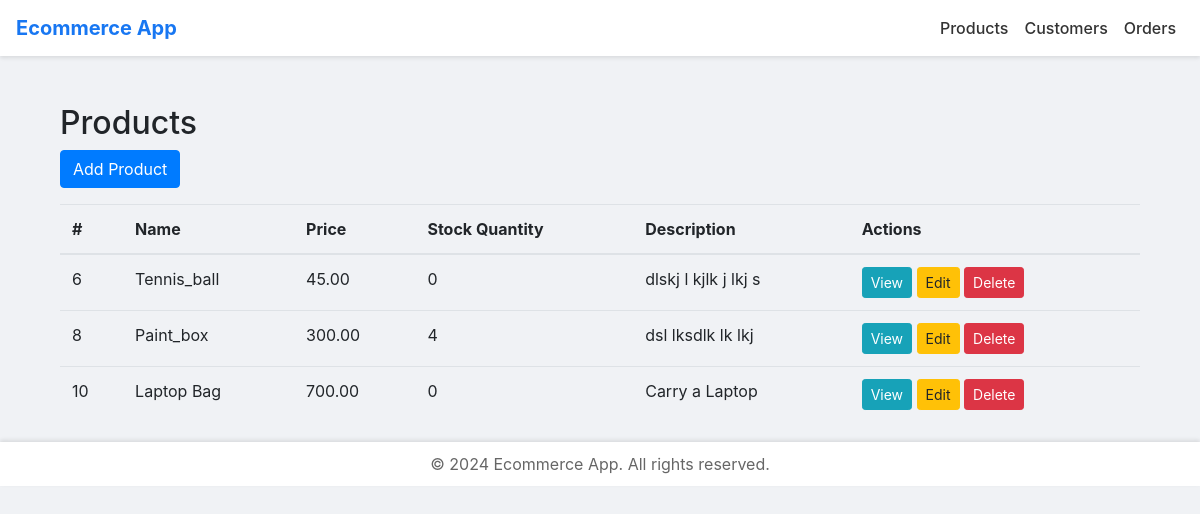
The app's page /product/ with its own data.
### ecommerce_app/models.py (models this page shows, shortened)
class Product(models.Model):
    name = models.CharField(max_length=100)
    price = models.DecimalField(max_digits=10, decimal_places=2)
    stock_quantity = models.PositiveIntegerField()
    description = models.TextField(blank=True)

### ecommerce_app/views.py (the view)
# urls.py: path('product/', views.product_list, name='product_list'),
def product_list(request):
    products = Product.objects.all()
    return render(request, 'product_list.html', {'products': products})

### ecommerce_app/templates/product_list.html
{% extends 'base.html' %}
{% block content %}
<div class="container mt-5">
    <h2>Products</h2>
    <a href="{% url 'product_create' %}" class="btn btn-primary mb-3">Add Product</a>
    <table class="table">
        <thead>
            <tr>
                <th>#</th>
                <th>Name</th>
                <th>Price</th>
                <th>Stock Quantity</th>
                <th>Description</th>
                <th>Actions</th>
            </tr>
        </thead>
        <tbody>
            {% for product in products %}
            <tr>
                <td>{{ product.id }}</td>
                <td>{{ product.name }}</td>
                <td>{{ product.price }}</td>
                <td>{{ product.stock_quantity }}</td>
                <td>{{ product.description }}</td>
                <td>
                    <a href="{% url 'product_detail' product.id %}" class="btn btn-info btn-sm">View</a>
                    <a href="{% url 'product_edit' product.id %}" class="btn btn-warning btn-sm">Edit</a>
                    <a href="{% url 'product_delete' product.id %}" class="btn btn-danger btn-sm">Delete</a>
                </td>
            </tr>
            {% endfor %}
        </tbody>
    </table>
</div>
{% endblock %}

### ecommerce_app/templates/base.html (style rules this page uses)
body { background-color: #f0f2f5; }
.container { margin-top: 20px; }

### records on screen
Product: id "6", name "Tennis_ball", price "45.00", stock_quantity "0", description "dlskj l kjlk j lkj s"
Product: id "8", name "Paint_box", price "300.00", stock_quantity "4", description "dsl lksdlk lk lkj"
Product: id "10", name "Laptop Bag", price "700.00", stock_quantity "0", description "Carry a Laptop"
